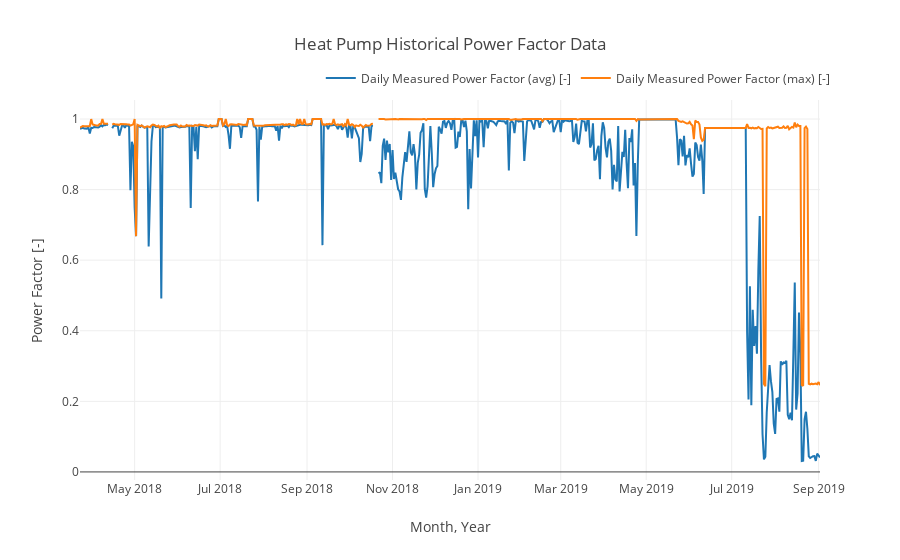

Here is the notebook cell this chart was saved with:
### Code cell
# Display heat pump Power Factor over the time period
data_name = 'Daily Measured Power Factor (avg) [-]'
fig = go.Figure()
fig.add_trace(go.Scatter(
    x=emcb_appliance_df_dict['AC_Compressor']['Date'],
    y=emcb_appliance_df_dict['AC_Compressor'][data_name],
    name=data_name))
data_name = 'Daily Measured Power Factor (max) [-]'
fig.add_trace(go.Scatter(
    x=emcb_appliance_df_dict['AC_Compressor']['Date'],
    y=emcb_appliance_df_dict['AC_Compressor'][data_name],
    name=data_name))
fig.update_layout(xaxis_title="Month, Year", yaxis_title="Power Factor [-]",
                  title="Heat Pump Historical Power Factor Data",
                  template="none", legend=dict(
                                    orientation="h",
                                    yanchor="bottom",
                                    y=1.02,
                                    xanchor="right",
                                    x=1.02))
fig.show()

### Figure 1 — Plotly figure (JSON) as saved in the notebook; plotly's stock layout.template omitted (floating-point values rounded to 4 significant figures; data arrays with more than 128 entries replaced by an {"elided": "..."} marker saying what was removed)
{"data": [{"name": "Daily Measured Power Factor (avg) [-]", "type": "scatter", "x": {"elided": "529 str values"}, "y": {"elided": "529 float values"}}, {"name": "Daily Measured Power Factor (max) [-]", "type": "scatter", "x": {"elided": "529 str values"}, "y": {"elided": "529 float values"}}], "layout": {"legend": {"orientation": "h", "x": 1.02, "xanchor": "right", "y": 1.02, "yanchor": "bottom"}, "title": {"text": "Heat Pump Historical Power Factor Data"}, "xaxis": {"title": {"text": "Month, Year"}}, "yaxis": {"title": {"text": "Power Factor [-]"}}}}
